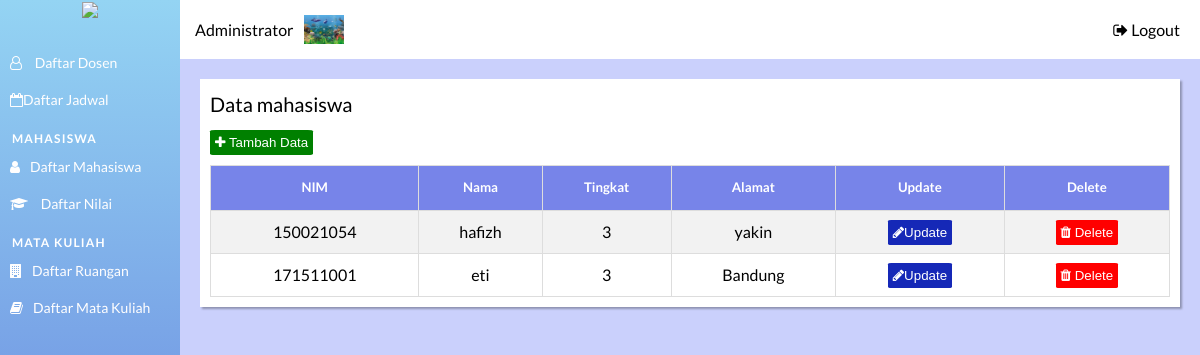
Page /admin/admin_home_page.php?page=mahasiswa (signed in) on the committed database.
### tables this page shows
CREATE TABLE `mahasiswa` (
  `NIM` char(9) NOT NULL,
  `Nama_Mhs` varchar(30) DEFAULT NULL,
  `Tingkat` char(1) NOT NULL,
  `Password` varchar(30) DEFAULT NULL,
  `Alamat` varchar(50) DEFAULT NULL
);

### admin/Mahasiswa/index.php (the view, shortened to what this page needs)
<?php
    include "../config/db_connection.php";
    $query = " SELECT *FROM mahasiswa";
    $result = mysqli_query($conn, $query);
?>
<div class="tabel-page">
    <div class="tabel-heading">
        Data mahasiswa
    </div>
    <div class="button-container">
        <button class="button-input" id="myBtn" onc;ick="show_modal(0)">
            <i class="fa fa-plus" aria-hidden="true"></i> Tambah Data
        </button>
    </div>
    <table id="list-data" class="display">
        <tread>
            <tr>
                <th><h5>NIM</h5></th>
                <th><h5>Nama</h5></th>
                <th><h5>Tingkat</h5></th>
                <th><h5>Alamat</h5></th>
                <th><h5>Update</h5></th>
                <th><h5>Delete</h5></th>
            </tr>
        </tread>
        <?php
            if (mysqli_num_rows($result) > 0) {
                $i = 1;
                while($row = mysqli_fetch_assoc($result)) {
        ?>
                <tr>
                    <td><?php echo $row["NIM"];?></td>
                    <td><?php echo $row["Nama_Mhs"];?></td>
                    <td><?php echo $row["Tingkat"];?></td>
                    <td><?php echo $row["Alamat"];?></td>
                    <td>
                        <button class="button-edit" onclick="show_modal(<?php echo $i?>)">
                            <i class="fa fa-pencil" aria-hidden="true"></i>Update
                        </button>
                    </td>
                    <td>
                        <a href='javascript:hapusDataMhs("<?php echo $row['NIM']?>")'>
                            <button class="button-delete">
                                <i class="fa fa-trash" aria-hidden="true"></i> Delete
                            </button>
                        </a>
                     </td>
                </tr>
            <?php
                $i++;
                }
            }
            else {
                echo "0 results";
            }
        ?>
    </table>
</div>

### assets/style/homepage.css (style rules this page uses)
* { padding: 0; margin: 0; box-sizing: border-box; }
a { text-decoration: none; }
body { font: 16px/1.5 "lato", sans-serif; }

### assets/style/tabel.css (style rules this page uses)
.tabel-page { background-color: #FFFF; box-shadow: 2px 2px 2px rgba(0, 0, 0,0.3); padding: 10px; width: 100%; height: auto; }
#list-data { font: 16px/1.5 "lato", sans-serif; border-collapse: collapse; width: 100%; }
#list-data td, #list-data th { border: 1px solid #ddd; padding: 8px; text-align: center; }
#list-data tr:nth-child(even) { background-color: #f2f2f2; }
#list-data th { padding-top: 12px; padding-bottom: 12px; text-align: center; background-color: #7784E9; color: white; }
.tabel-heading { font-size: 20px; margin-bottom: 10px; }
.button-container { margin-bottom: 10px; }
.button-input { background-color: green; border-radius: 5%; padding: 5px; border: none; color: #FFFFFF; }
.button-delete { background-color: #FF0000; border-radius: 5%; padding: 5px; border: none; color: #FFFFFF; }
.button-edit { background-color: #1528B7; border-radius: 5%; padding: 5px; border: none; color: #FFFFFF; }

### rows in the picture
mahasiswa: NIM "150021054", Nama_Mhs "hafizh", Tingkat "3", Alamat "yakin"
mahasiswa: NIM "171511001", Nama_Mhs "eti", Tingkat "3", Alamat "Bandung"
